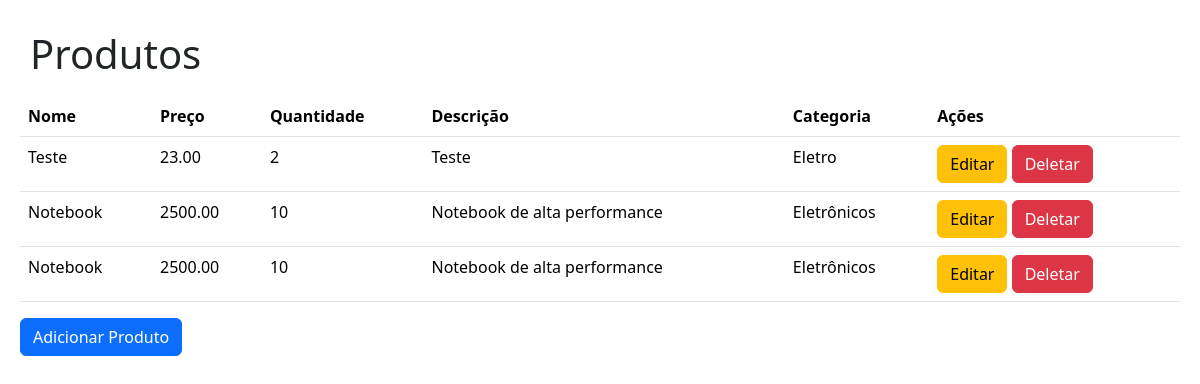
Page /produto/ on the earlier database version.
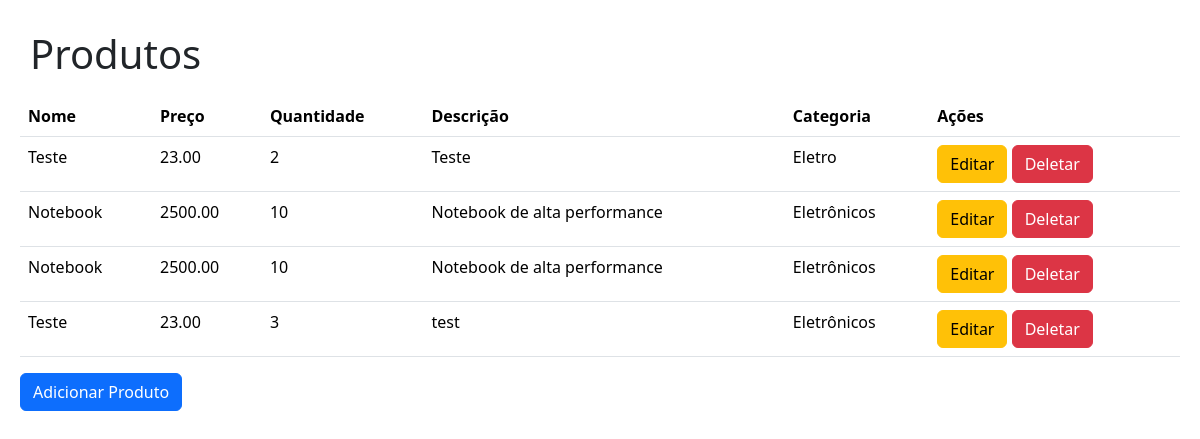
Same page on the later database version.
### estoque/models.py (models this page shows, shortened)
class Produto(models.Model):
    id_produto = models.AutoField(primary_key=True)
    nome = models.CharField(max_length=100)
    quantidade = models.IntegerField()
    preco = models.DecimalField(max_digits=10, decimal_places=2)
    categoria = models.ForeignKey(
        'estoque.Categoria',
        on_delete=models.CASCADE,
        null=True,
        blank=True
    )
    descricao = models.TextField(default="")
    fornecedores = models.ManyToManyField('estoque.Fornecedor', related_name="produtos")

class Categoria(models.Model):
    id_categoria = models.AutoField(primary_key=True)
    nome = models.CharField(max_length=250)
    descricao = models.CharField(max_length=255)

### estoque/views.py (the view)
# urls.py: path('produto/', views.listar_produtos, name='listar_produtos'),
def listar_produtos(request):
    query = request.GET.get('q')
    if query:
        produtos = Produto.objects.filter(nome__icontains=query)
    else:
        produtos = Produto.objects.all()
    return render(request, 'produto/listar_produtos.html', {'produtos': produtos})

### estoque/templates/produto/listar_produtos.html (shortened to what this page needs)
<!DOCTYPE html>
<html lang="pt-br">
<head>
    <link href="https://cdn.jsdelivr.net/npm/bootstrap@5.3.3/dist/css/bootstrap.min.css" rel="stylesheet"
>
            {% load static %}
            <link rel="stylesheet" href="{% static 'estilizacao/style_crud.css' %}">
</head>
<body>
    <h1>Produtos</h1>
    <table class="table">
        <thead>
            <tr>
                <th>Nome</th>
                <th>Preço</th>
                <th>Quantidade</th>
                <th>Descrição</th>
                <th>Categoria</th>
                <th>Ações</th>
            </tr>
        </thead>
        <tbody>
            {% for produto in produtos %}
            <tr>
                <td>{{ produto.nome }}</td>
                <td>{{ produto.preco }}</td>
                <td>{{ produto.quantidade }}</td>
                <td>{{ produto.descricao }}</td>
                <td>{{ produto.categoria.nome }}</td>
                <td>
                    <a href="{% url 'editar_produto' produto.id_produto %}" class="btn btn-warning">Editar</a>
                    <a href="{% url 'deletar_produto' produto.id_produto %}" class="btn btn-danger">Deletar</a>
                </td>
            </tr>
            {% endfor %}
        </tbody>
    </table>
    <a href="{% url 'adicionar_produto' %}" class="btn btn-primary">Adicionar Produto</a>
</body>
</html>

Differences in the rows shown:
added Produto: nome "Teste", preco "23.00", quantidade "3", descricao "test", categoria.nome "Eletrônicos"
